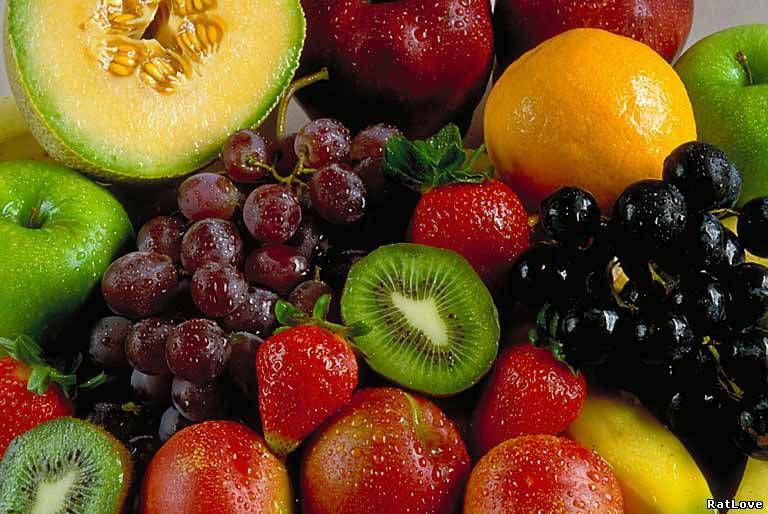
#> input picture FRUITS.jpg, 768 x 514 px
$ python task3.py
#> lines starting #> are read from the running program, lines starting #| are printed output that depends on the picture
import cv2
import numpy as np
import matplotlib.pyplot as plt
from matplotlib.widgets import Slider

# Функция для преобразования RGB в HSV
# [73 lines left out: functions rgb_to_hsv, hsv_to_rgb, update, not called in this run]

# Загрузка изображения
image_path = 'FRUITS.jpg'
image = cv2.cvtColor(cv2.imread(image_path), cv2.COLOR_BGR2RGB)

# Настройка окна графиков
fig, (ax_orig, ax_mod) = plt.subplots(1, 2, figsize=(10, 6))
plt.subplots_adjust(left=0.25, bottom=0.35)

# Отображение оригинального изображения
ax_orig.imshow(image)
ax_orig.set_title('Original Image')
ax_orig.axis('off')

# Отображение модифицированного изображения
ax_mod.imshow(image)
ax_mod.set_title('Modified Image')
ax_mod.axis('off')

# Создание ползунков для изменения Hue, Saturation и Value
ax_h = plt.axes([0.25, 0.25, 0.65, 0.03], facecolor='lightgray')
ax_s = plt.axes([0.25, 0.18, 0.65, 0.03], facecolor='lightgray')
ax_v = plt.axes([0.25, 0.11, 0.65, 0.03], facecolor='lightgray')

h_slider = Slider(ax_h, 'Hue', 0, 360, valinit=0)
s_slider = Slider(ax_s, 'Saturation', 0, 150, valinit=50)
v_slider = Slider(ax_v, 'Value', 0, 150, valinit=50)

# Обновление изображения при изменении ползунков
h_slider.on_changed(update)
s_slider.on_changed(update)
v_slider.on_changed(update)

# Кнопка для сохранения изображения с текущими настройками HSV
save_button = plt.axes([0.25, 0.02, 0.15, 0.04])
button = plt.Button(save_button, 'Save Image')

# Функция сохранения изображения
# [23 lines left out: function save_image, not called in this run]

# Привязка функции сохранения к кнопке
button.on_clicked(save_image)

# Отображение графика с ползунками
plt.show()
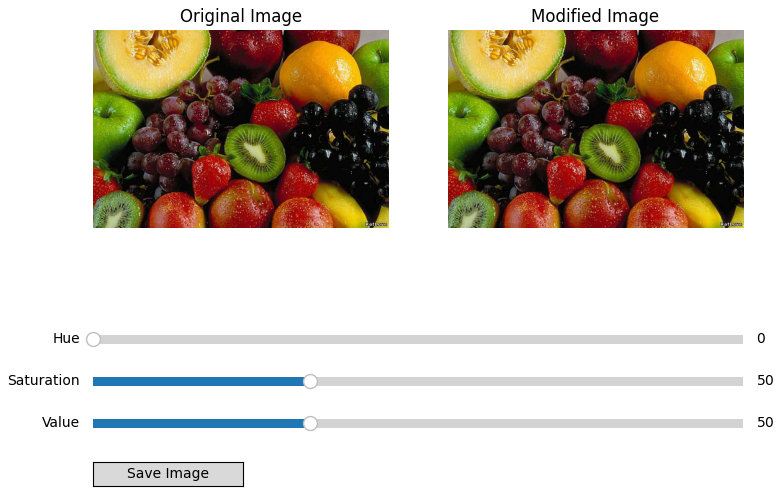
#> figure drawn by matplotlib, 5 panels
